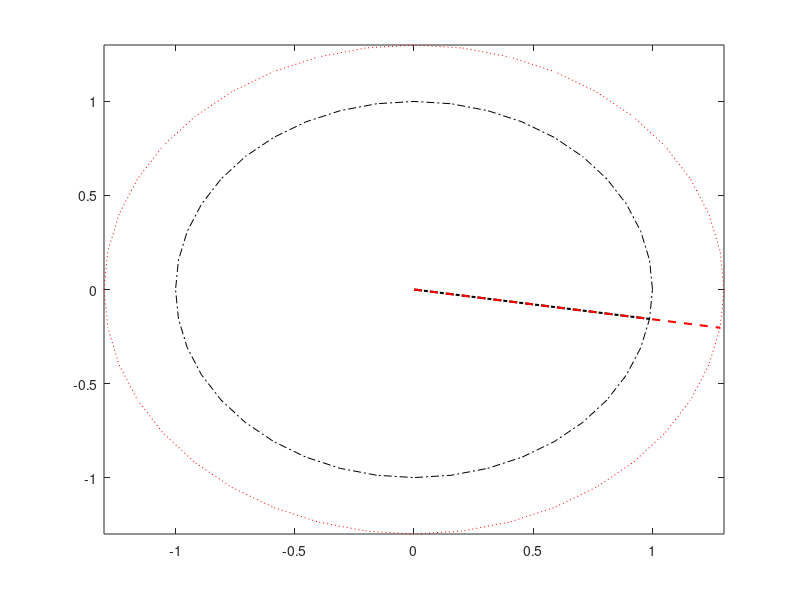

The MATLAB script that drew this image: (Note: this script raises an error after producing the figure.)
%torque_free.m - plots the angular frequency and momentum for torque free
%motion of a top versus time in the body (S') frame
clear; ap=180/pi;                             %angle conversion
I1=1.3; I2=I1; I3=1.5; gam=(I3-I1)/I1;        %principal moments of inertia
w3=1;fi=0; c=1;                               %initial values, c, fi, w3
omb=gam*w3;                                   %precessional freq.
tmax=2*pi/omb; N=40; ts=tmax/N;               %time limits
t=[0:ts:tmax];                                %time range
w1=c*cos(omb*t+fi);w2=c*sin(omb*t+fi);        %w1, w2 versus time                  
L1=I1*w1; L2=I2*w2; L3=I3*w3;                 %Ang. Mom. components
v1=max(L1); v2=max(L2); v3=max(L3*(1+0.1));   %view window
fi_b=atan(c/w3);                              %angle between w and w3
fi_L=acos((I1*c^2+I3*w3^2)/...                %angle between w and L
         (sqrt((c^2+w3^2)*(I1^2*c^2+I3^2*w3^2))));
fi_s=atan(I1*tan(fi_b)/I3);                   %angle between L and w3
omL=omb*sin(fi_b)/sin(fi_L);                  %prec. freq. of w about L
%omL=sqrt(I1^2*c^2+I3^2*w3^2)/I1              %another formula for omL
w=sqrt(c^2+w3^2);                             %magnitude of w
L=sqrt(I1^2*c^2+I3^2*w3^2);                   %magnitude of L
for i=1:N
    clf
    axis ([-v1,v1,-v2,v2,0,v3])
    h(1)=line([0,w1(i)],[0,w2(i)],[0,w3],'color', 'k',...
             'LineStyle','-.','linewidth', 1.5);                %w  line
    h(2)=line([0,L1(i)],[0,L2(i)],[0,L3],'color', 'r',...
             'LineStyle','--','linewidth', 1.5);                %L  line
    h(3)=line([0,0],[0,0],[0,w3],'color', 'b', 'linewidth',1.5);%w3 line
    box on
    pause(.1)
end
hold on
h(4)=plot3 (w1,w2,w3*(t+0.01)./(t+0.01),'k-.'); %plot the w cone (body)
h(5)=plot3 (L1,L2,L3*(t+0.01)./(t+0.01),'r:');  %plot the L cone (space)
hh=legend(h,'\omega','L','\omega_3','Body Cone','Space Cone',4);
set(hh,'FontSize',8,'Position',[0.7 0.3 0.2 0.17])
str1=cat(2,'Torque Free Motion of a Top, I_1=',num2str(I1,3),...
           'kgm^2, I_3=',num2str(I3,3),'kgm^2',', \omega=',num2str(w,3)...
           ,'rad/s, L=',num2str(L,3),'kgm^2/s');
title(str1,'FontSize',10), xlabel('x','FontSize',14)
ylabel('y','FontSize',14), zlabel('z','FontSize',14)
str2=cat(2,'\phi_b=',num2str(fi_b*ap,3),'^o, \phi_L= ',...
            num2str(fi_L*ap,3),'^o, \phi_s=',num2str(fi_s*ap,3),'^o');
str3=cat(2,'\Omega_b=',num2str(omb,3),'rad/s, \Omega_L=',...
            num2str(omL,3),'rad/s');
text (-v1*(1-0.1),v2,v3*(1-0.75),str2,'FontSize',11)
text (-v1*(1-0.1),v2,v3*(1-0.9),str3,'FontSize',11)
